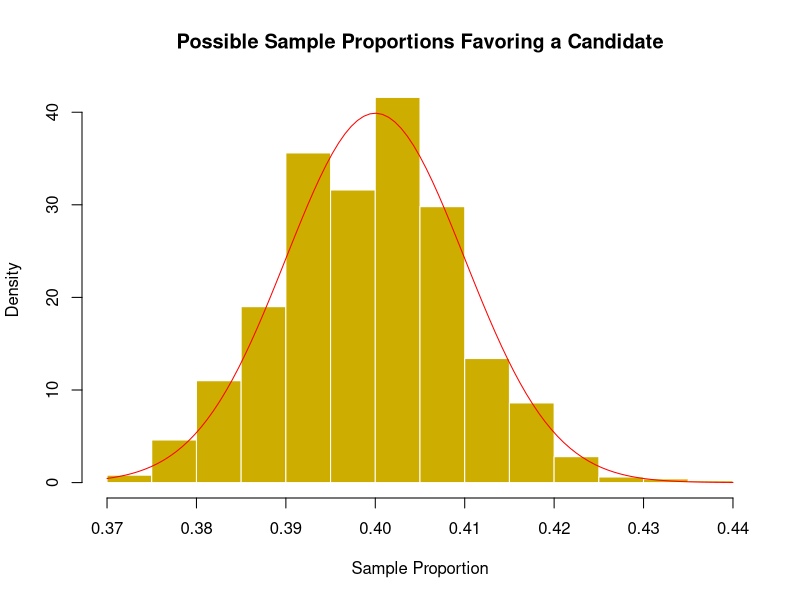
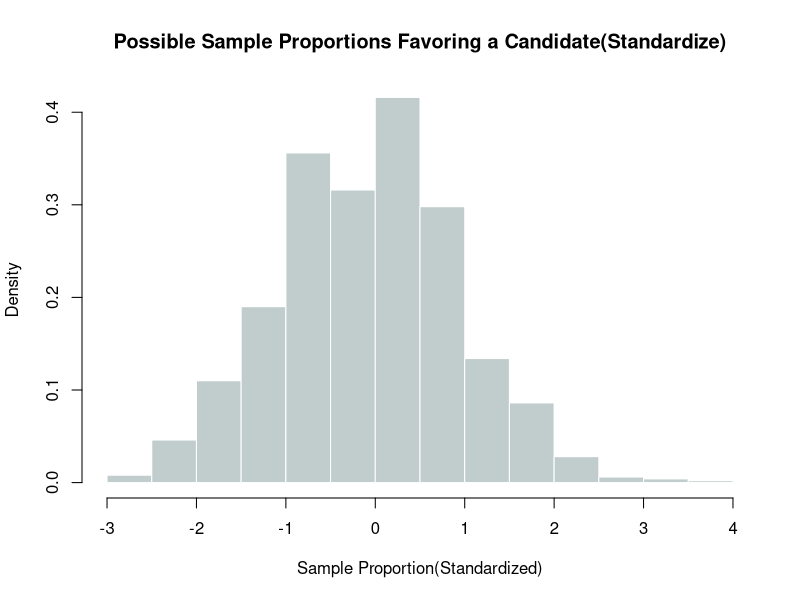

Source code (R) for these figures, in order:
## ---- chunk 1
#Each of Sampling
bino.x = function(n, p){
  samp = sample(x = c(0,1), n, replace = T, prob = c(1-p, p))
  x = sum(samp)
  phat = x/n
  return(phat)
}

#Sample Many Times
simu.phat = c()
for (i in 1:1000){#進行1000次模擬
  x = bino.x(n = 2400, p = 0.4)#每次模擬抽2400人
  simu.phat[i] = x
}

#Draw
hist(simu.phat, probability = T, breaks = 20,
     main = 'Possible Sample Proportions Favoring a Candidate',
     xlab = ('Sample Proportion'),
     col = 'gold3', border = 'white')

#Calculating simulated and theoretical values
n = 2400
p = 0.4
simu.mean = mean(simu.phat);simu.mean
simu.sd = sd(simu.phat);simu.sd
theo.mean = p;theo.mean
theo.sd = sqrt(p*(1-p)/n);theo.sd

#Overlapping with a curve(curve用法很特別)
curve(dnorm(x, mean = theo.mean, sd = theo.sd), add = T, col = 'red', lwd = 1)

#Caculating Z-score
simu.z = (simu.phat - theo.mean)/theo.sd
hist(simu.z, probability = T, breaks = 20,
     main = 'Possible Sample Proportions Favoring a Candidate(Standardize)',
     xlab = 'Sample Proportion(Standardized)',
     col = 'azure3', border = 'white')
